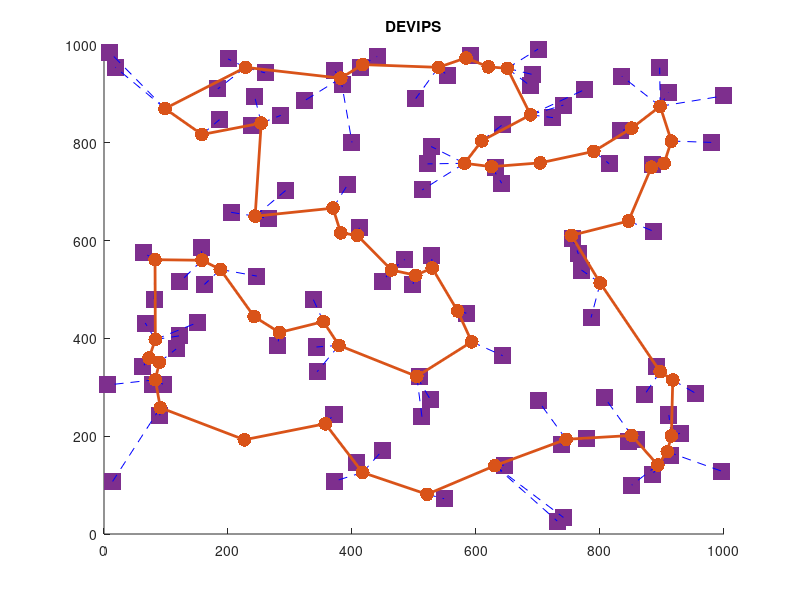

MATLAB code for this plot: (Note: this script raises an error after producing the figure.)

load("DEVIPS_test")
route = Detail.route;
IoTPosition = Data.IoTPosition;
f = figure;
hold on

iots = scatter(IoTPosition(:,1), IoTPosition(:,2), 150, 'filled', 's', 'MarkerFaceColor', '#7E2F8E');

Distance = pdist2(UAVPosition(:, 1:3), IoTPosition);
clear min;
[~,a]    = min(Distance,[],1);
for i = 1:size(UAVPosition,1)                   
    index = find(a == i);                      
    for ind = index
        ts = plot([UAVPosition(i, 1), IoTPosition(ind, 1)], ...
             [UAVPosition(i, 2), IoTPosition(ind, 2)], 'b--');
    end
end

sp = scatter(UAVPosition(:,1), UAVPosition(:,2), 100, 'filled', 'ko');

flyt = plot(UAVPosition(route, 1), UAVPosition(route, 2), 'Color', '#D95319', 'LineWidth', 2);

title("DEVIPS")

ax = f.Children(1);
ax.Box = 'on';              
ax.TickLength = [0, 0];    
ax.LineWidth=1.5;           

%%

load("GGS_test")
route = Detail.route;
IoTPosition = Data.IoTPosition;
f = figure;
hold on

iots = scatter(IoTPosition(:,1), IoTPosition(:,2), 150, 'filled', 's', 'MarkerFaceColor', '#7E2F8E');

Distance = pdist2(UAVPosition(:, 1:3), IoTPosition);
clear min;
[~,a]    = min(Distance,[],1);
for i = 1:size(UAVPosition,1)                 
    index = find(a == i);                      
    for ind = index
        ts = plot([UAVPosition(i, 1), IoTPosition(ind, 1)], ...
             [UAVPosition(i, 2), IoTPosition(ind, 2)], 'b--');
    end
end

sp = scatter(UAVPosition(:,1), UAVPosition(:,2), 100, 'filled', 'ko');

flyt = plot(UAVPosition(route, 1), UAVPosition(route, 2), 'Color', '#D95319', 'LineWidth', 2);

title("GGS")

ax = f.Children(1);
ax.Box = 'on';              
ax.TickLength = [0, 0];     
ax.LineWidth=1.5;           